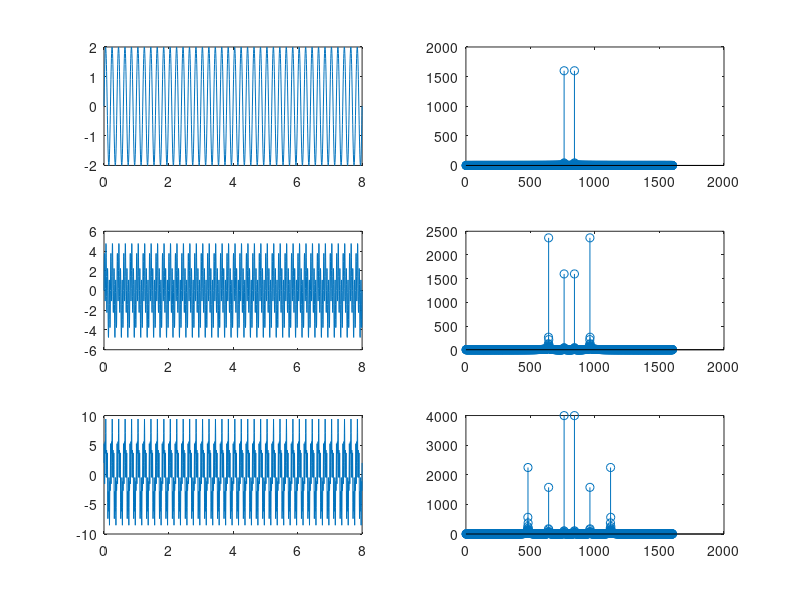
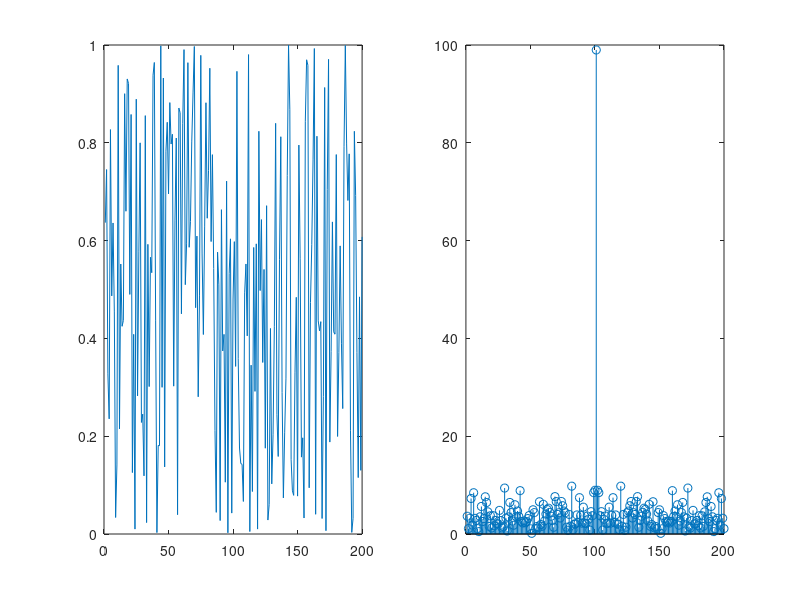

These charts were generated, in order, by the following MATLAB code:
close all
clear
dt = 1/200; %sampling rate
st = 0; %start time
et = 8; %end time
t = st:dt:et; %time steps (vector)
y1 = 2*sin(10*pi*t); 
y2 = 2*sin(10*pi*t) + 3*sin(40*pi*t);
y3 = 5*sin(10*pi*t)+2*cos(40*pi*t)+3*sin(80*pi*t);
y4 = rand(1,200);

%Takes the Fourier transform of the signal
%and shifts the zero frequency component to origin.
F1 = fftshift(fft(y1));
F2 = fftshift(fft(y2));
F3 = fftshift(fft(y3));
F4 = fftshift(fft(y4));

%Amount of peaks in the Fft - plot is 
%relatable with amount of frequency components * 2

%Amount of peaks in the Fft plot of y4 is at the most equal
%to the length of y4, as there might be values that are similar
%within the vector. 


figure(1)
subplot(3,2,1)
plot(t,y1)
subplot(3,2,2)
stem(abs(F1));
subplot(3,2,3)
plot(t,y2)
subplot(3,2,4)
stem((abs(F2)))
subplot(3,2,5)
plot(t,y3)
subplot(3,2,6)
stem(abs(F3))
figure(2)
subplot(1,2,1)
plot(y4)
subplot(1,2,2)
stem(abs(F4))

